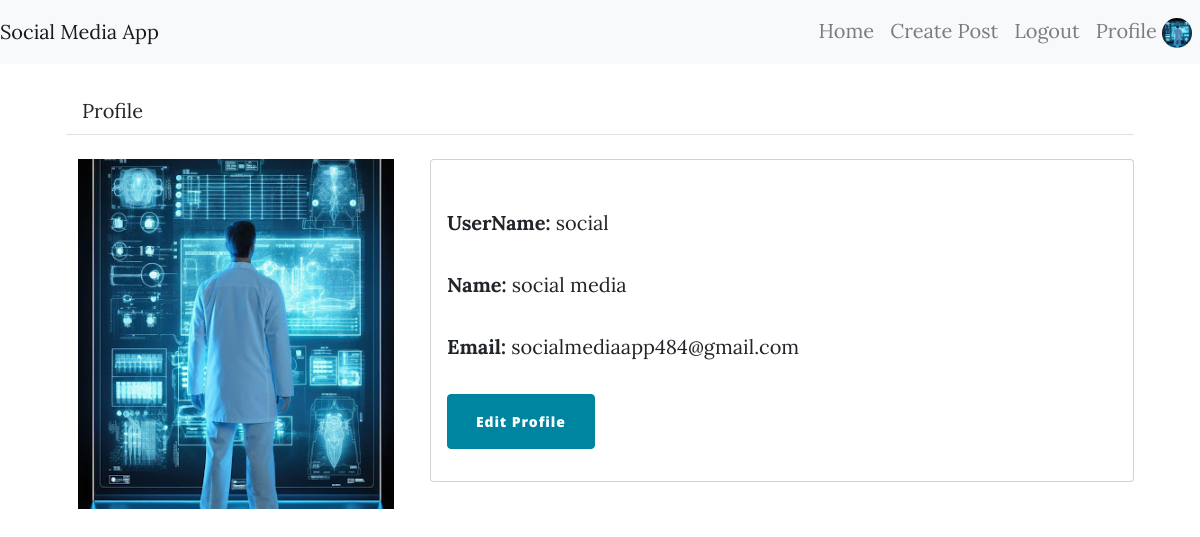
Screenshot of /profile (signed in) with the database file from the repository.
### database.py (models this page shows, shortened)
class Users(db.Model, UserMixin):
    __tablename__ = "users"
    id = Column(db.Integer, primary_key=True)
    username = Column(db.String, unique=True)
    email = Column(db.String, unique=True)
    password = Column(String)
    fullname = Column(String)
    profile_picture = Column(db.String(150), nullable=True)
    posts = db.relationship("Post", backref="authors", lazy=True)

### Routes.py (the view)
@app.route("/profile")
@login_required
def profile():
    return render_template("/profile.html")

### Routes.py (called while the page is built)
@login_manager.user_loader
def user_loader(user_id):
    return Users.query.get(int(user_id))

### templates/profile.html (shortened to what this page needs)
{% extends "layout.html" %}
        {% block content %}
<div class="container-xl px-4 mt-4">
    <nav class="nav nav-borders">
        <a class="nav-link active ms-0" href="https://www.bootdey.com/snippets/view/bs5-edit-profile-account-details"
           target="__blank">Profile</a>
    </nav>
    <hr class="mt-0 mb-4">
    <div class="row">
        <div class="col-xl-4">
            <div class=" mb-4 mb-xl-0">
                <div class=" text-center, container">
                             {% if current_user.profile_picture == None %}
                      <img class="img-account-profile mb-2 img-fluid"
                             src="{{ url_for('static', filename='images/user.png') }}">
                    {% else %}
                    <img class="img-account-profile  mb-2 img-fluid"
                         src="{{ url_for('static', filename='images/' ~ current_user.profile_picture) }}"
                             alt="" style="width: 350px; height: 350px; object-fit: cover;">
                    {% endif %}
                </div>
            </div>
        </div>
        <div class="col-xl-8">
            <div class="card mb-4">
                <div class="card-body">
                        <div class="mb-3">
                            <p><strong>UserName: </strong>{{current_user.username }} </p>
                           <p><strong>Name: </strong>{{ current_user.fullname }} </p>
                        <p><strong>Email: </strong>{{ current_user.email }}</p>
                        <button class="btn btn-primary" type="button">
                                <a href="{{ url_for('edit_profile', sno=current_user.id) }}" style="color: white;
                                text-decoration: none;">Edit Profile</a></button>
                </div>
    </div>
            </div>
        </div>
    </div>
</div>
    {% endblock %}

### templates/layout.html (shortened to what this page needs)
<!DOCTYPE html>
<html lang="en">
   <head>
      <link rel="stylesheet" href="https://stackpath.bootstrapcdn.com/bootstrap/4.5.2/css/bootstrap.min.css">
      <link href="{{ url_for('static', filename='css/styles.css') }}" rel="stylesheet">
   </head>
   <body>
      <nav class="navbar navbar-expand-lg navbar-light bg-light">
         <a class="navbar-brand" href="{{ url_for('home') }}">Social Media App</a>
         <div class="collapse navbar-collapse" id="navbarNav">
            <ul class="navbar-nav ml-auto">
               <li class="nav-item"><a class="nav-link" href="{{ url_for('home') }}">Home</a></li>
               {% if current_user.is_authenticated %}
               <li class="nav-item"><a class="nav-link" href="{{ url_for('create_post') }}">Create Post</a></li>
               <li class="nav-item"><a class="nav-link" href="{{ url_for('logout') }}">Logout</a></li>
               <li class="nav-item">
                  <a class="nav-link" href="{{ url_for('profile') }}">
                  Profile
                  {% if current_user.profile_picture %}
                  <img src="{{ url_for('static', filename='images/' ~ current_user.profile_picture) }}"
                       class="rounded-circle" style="width: 30px; height: 30px;">
                  {% else %}
                  <img src="{{ url_for('static', filename='images/user.png') }}"
                       class="rounded-circle" style="width: 30px; height: 30px;">
                  {% endif %}
                  </a>
               </li>
               {% else %}
               <li class="nav-item"><a class="nav-link" href="{{ url_for('register') }}">Register</a></li>
               <li class="nav-item"><a class="nav-link" href="{{ url_for('login') }}">Login</a></li>
               {% endif %}
            </ul>
         </div>
      </nav>
      <div class="container mt-4">
         {% block content %}
         {% endblock %}
      </div>
   </body>
</html>

### rows the page displays
Users: profile_picture (picture), username "social", fullname "social media", email "socialmediaapp484@gmail.com"
